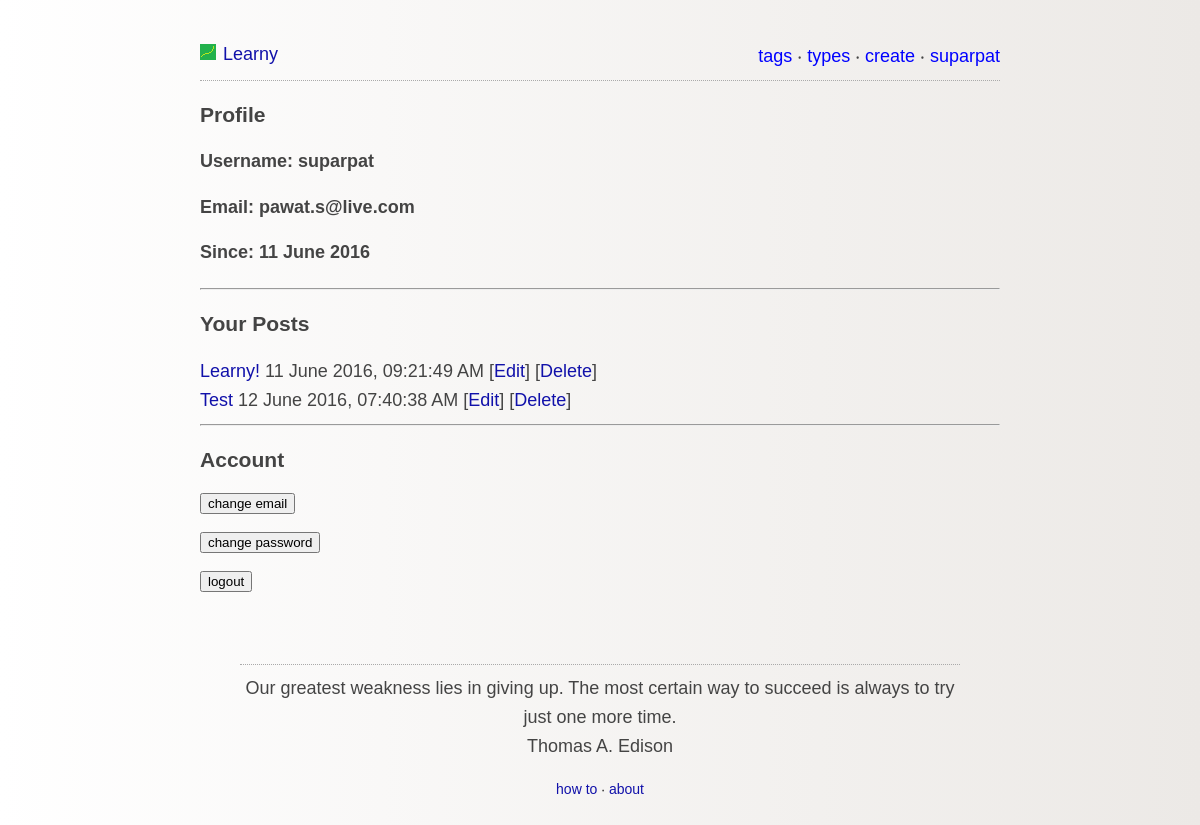
Before: /profile.php (signed in) with the older database file.
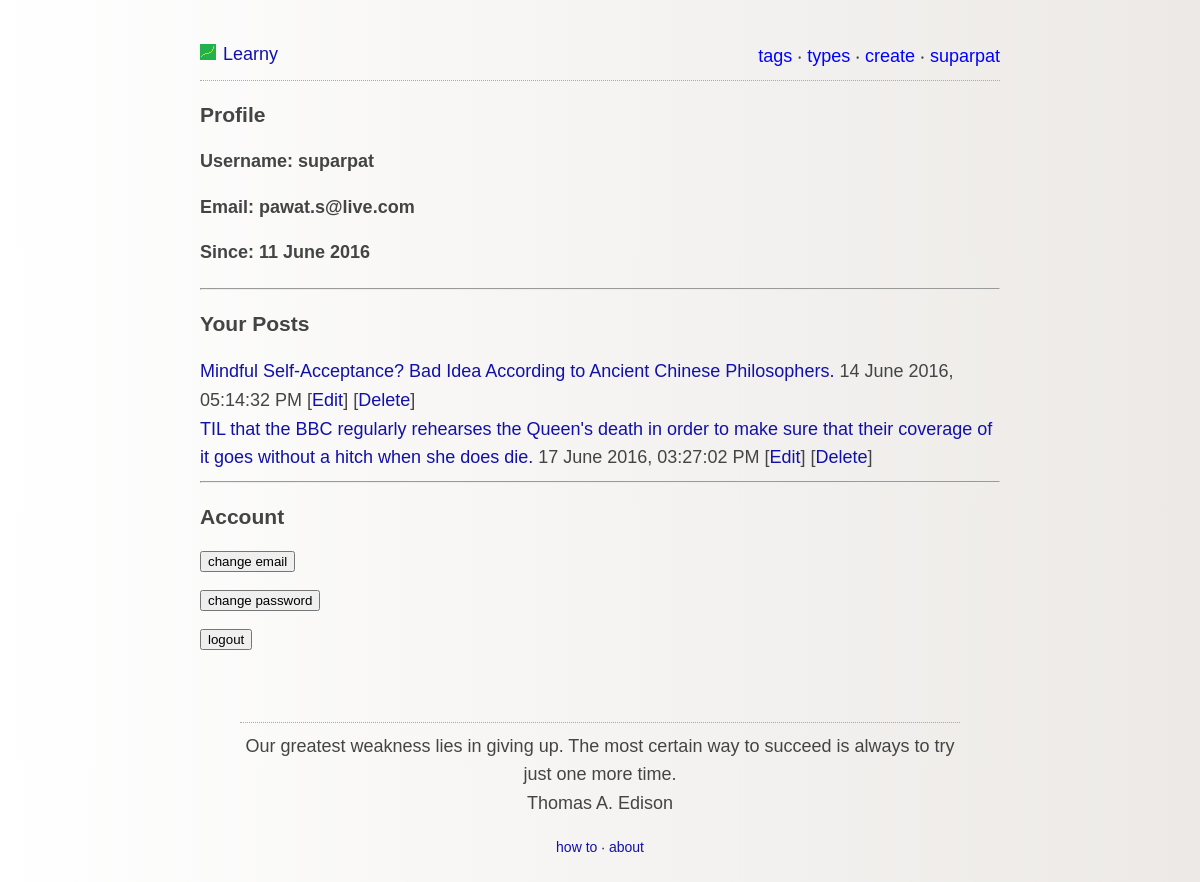
After: the same page with the newer database file.
### tables this page shows
CREATE TABLE IF NOT EXISTS `users` (
  `uid` int(11) NOT NULL AUTO_INCREMENT,
  `username` varchar(25) NOT NULL,
  `password` varchar(255) NOT NULL,
  `email` varchar(100) NOT NULL,
  `created_at` timestamp NOT NULL DEFAULT CURRENT_TIMESTAMP,
  PRIMARY KEY (`uid`),
  UNIQUE KEY `username` (`username`),
  UNIQUE KEY `email` (`email`)
);

CREATE TABLE IF NOT EXISTS `posts` (
  `id` int(11) NOT NULL AUTO_INCREMENT,
  `subject` varchar(300) NOT NULL,
  `content` text NOT NULL,
  `uid` int(11) NOT NULL,
  `votes` int(11) NOT NULL DEFAULT '0',
  `created_at` timestamp NOT NULL DEFAULT CURRENT_TIMESTAMP,
  `updated_at` timestamp NULL DEFAULT CURRENT_TIMESTAMP ON UPDATE CURRENT_TIMESTAMP,
  PRIMARY KEY (`id`),
  KEY `author` (`uid`)
);

### lib/userClass.php (called while the page is built, shortened)
<?php
	class userClass{
		public function userDetails($uid){
			try{
				$db = getDB();
				$stmt = $db->prepare("SELECT uid,email,username,users.created_at FROM users WHERE uid=:uid");
				$stmt->bindParam("uid", $uid,PDO::PARAM_INT);
				$stmt->execute();
				$data = $stmt->fetch(PDO::FETCH_OBJ);
				return $data;
			}
			catch(PDOException $e) {
				echo '{"error":{"text":'. $e->getMessage() .'}}';
			}
		}
	}
?>

### lib/config.php (called while the page is built, shortened)
<?php
	function isLoggedIn(){
		if(empty($_SESSION['uid'])){
			return false;
		}
		else{
			$session_uid=$_SESSION['uid'];
			include('userClass.php');
			$userClass = new userClass();
			$userDetails = $userClass->userDetails($session_uid);
			return true;
		}
	}
	$isLoggedIn = isLoggedIn();
?>

### lib/postClass.php (called while the page is built, shortened)
<?php
	class postClass{
		public function fetchAUsersPosts($uid){
			try{
				$db = getDB();
				$stmt = $db->prepare("SELECT id, subject, content, uid, posts.created_at FROM posts WHERE uid=:uid");
				$stmt->bindParam("uid", $uid,PDO::PARAM_STR) ;
				$stmt->execute();
				$data = $stmt->fetchAll(PDO::FETCH_OBJ);
				return $data;
			}
			catch(PDOException $e) {
				echo '{"error":{"text":'. $e->getMessage() .'}}';
			}
		}
	}
?>

### lib/quotes.php (called while the page is built)
<?php
	$quotes = array(
				array("Only a life lived for others is a life worthwhile.", "Albert Einstein"),
				array("As is a tale, so is life: not how long it is, but how good it is, is what matters.", "Seneca"),
				array("To know what is right and not to do it is the worst cowardice",""),
				array("Our greatest weakness lies in giving up. The most certain way to succeed is always to try just one more time.","Thomas A. Edison"),
				array("I'd rather attempt to do something great and fail than to attempt to do nothing and succeed.","Robert H. Schuller"),
				array("There is no passion to be found playing small — in settling for a life that is less than the one you are capable of living.","Nelson Mandela")
			);
	$rand_quote = array_rand($quotes, 1);
	$quote = $quotes[$rand_quote][0];
	$quote_author = $quotes[$rand_quote][1];
?>

### profile.php (the view, shortened to what this page needs)
<?php
	require('lib/config.php');
	require('lib/postClass.php');
	$postClass = new postClass();
	$posts = $postClass->fetchAUsersPosts($userDetails->uid);
?>
<html>
	<head>
		<?php include 'partials/header.php' ?>
	</head>
	<body>
		<div id="content">
			<?php include 'partials/top_menu.php' ?>
			<header>
				<h3>Profile</h3>
			</header>
			<h4>Username: <?php echo $userDetails->username; ?></h4>
			<h4>Email: <?php echo $userDetails->email; ?></h4>
			<h4>Since: <?php echo date('j F Y',strtotime($userDetails->created_at)); ?></h4>
			<hr>
			<header>
				<h3>Your Posts</h3>
			</header>
			<?php
				foreach ($posts as $post){
					echo "<a href=post.php?id=$post->id>".htmlspecialchars($post->subject, ENT_QUOTES, 'UTF-8').
					"</a> ".date('j F Y\, h:i:s A', strtotime($post->created_at)) ."
					[<a href='edit_post.php?id=".$post->id."'>Edit</a>]
					[<a href='javascript:deletePost($post->id)'>Delete</a>]
				    <br>";
				}
			?>
			<hr>
			<header>
				<h3>Account</h3>
			</header>
			<p>
				<form action="change_email.php">
				    <input type="submit" value="change email">
				</form>
			</p>
			<p>
				<button onclick="changePassword()">change password</button>
			</p>
			<p>
				<form action="logout.php">
				    <input type="submit" value="logout">
				</form>
			</p>
			<?php include 'partials/quote_block.php' ?>
			<?php include 'partials/footer.php' ?>
		</div>
	</body>
</html>

### partials/header.php (shortened to what this page needs)
<link rel="stylesheet" type="text/css" href="css/style.css">

### partials/top_menu.php (shortened to what this page needs)
<div id="banner">
	<div id="logo">
	    <a href="index.php">
	    <img src="img/logo.png" class="pin_logo">
	    </a>
		<a id="pinboard_name" href="index.php">Learny</a>
	</div>
	<div id="top_menu">
		<a href="browse_by_tag.php">tags</a>
		&#8231;
		<a href="browse_by_type.php">types</a>
		&#8231;
		<?php
		    if(!$isLoggedIn){
				echo "<a href='register.php'>register</a>";
				echo "\n&#8231;\n";
		    	echo "<a href='login.php'>log in</a>";
		    }else{
		    	echo "<a href='create.php'>create</a>";
		    	echo "\n&#8231;\n";
		    	echo "<a href='profile.php'>$userDetails->username</a>";
		    }
		?>
	</div>
</div>

### partials/quote_block.php (shortened to what this page needs)
<blockquote id="page_quote">
	<?php
		include 'lib/quotes.php';
		echo $quote;
		echo "<br>";
		echo $quote_author;
	?>
</blockquote>

### partials/footer.php
<div id="footer">
	<a href="how-to.php">how to</a>
	&#8231;
	<a href="about.php">about</a>
</div>

### css/style.css (style rules this page uses)
body { background: #ECE9E6; background: -webkit-linear-gradient(to left, #ECE9E6 , #FFFFFF); background: linear-gradient(to left, #ECE9E6 , #FFFFFF); margin:40px auto; max-width:800px; line-height:1.6; font-size:18px; font-family: helvetica, sans-serif; color:#444; padding:0 10px; word-wrap: break-word; }
img { max-width: 100% !important; height: auto !important; }
input, textarea { max-width:100% }
h1,h2,h3,h4 { line-height:1.2; }
a { text-decoration:none; color:#11a; }
#banner { border-bottom: 1px dotted #aaa; margin-bottom: 0.7em; padding-bottom: 9px; text-align: left; }
#logo { float: left; color: #aaa; }
.pin_logo { margin-right: 2px; }
#top_menu { margin-top: 2px; float: right; }
#top_menu a { color:blue; }
#page_quote { text-align: center; border-top: 1px dotted #aaa; margin-top: 3.0em; padding-top: 9px; }
#footer { text-align: center; font-size: 14px; }

Changed rows visible on the page:
removed posts: subject "Learny!", created_at "11 June 2016, 09:21:49 AM"
removed posts: subject "Test", created_at "12 June 2016, 07:40:38 AM"
added posts: subject "Mindful Self-Acceptance? Bad Idea According to Ancient Chinese Philosophers.", created_at "14 June 2016, 05:14:32 PM"
added posts: subject "TIL that the BBC regularly rehearses the Queen's death in order to make sure that their coverage of it goes without a hitch when she does die.", created_at "17 June 2016, 03:27:02 PM"
